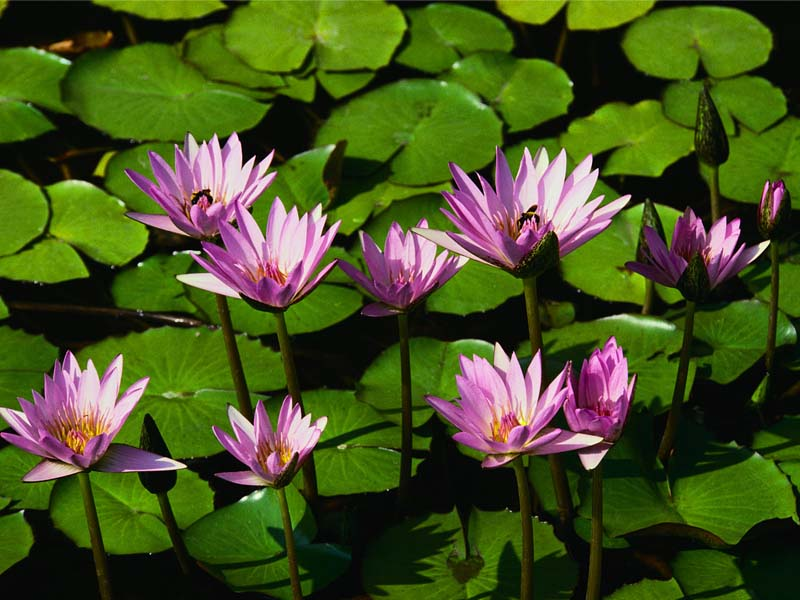
#> input picture images/images/Nenuphars.jpg, 800 x 600 px, found by its file name
$ python 5.4matrice.py
#> lines starting #> are read from the running program, lines starting #| are printed output that depends on the picture
import cv2
import numpy as np
import matplotlib.pyplot as plt

# charger image en niveaux de gris
image = cv2.imread("D:/TPtraitementSignalJolyCoueron/images/images/Nenuphars.jpg", cv2.IMREAD_GRAYSCALE)
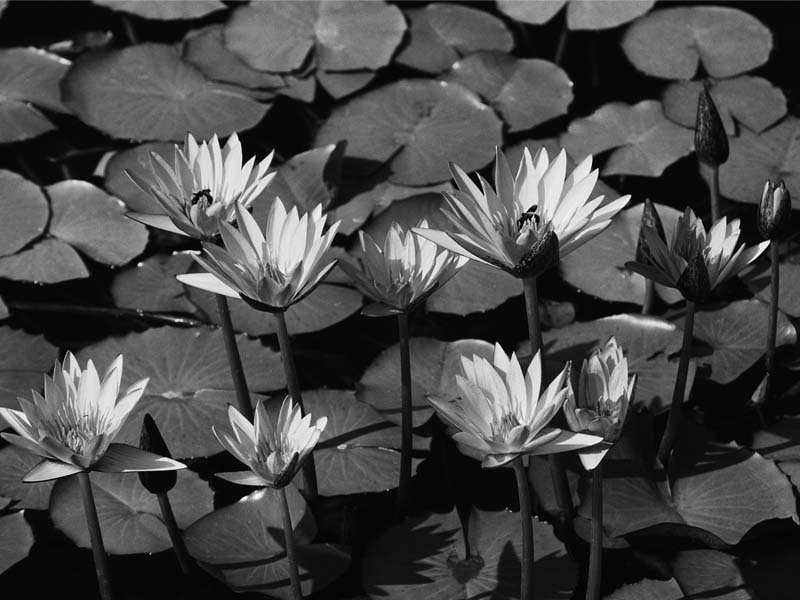
#> image: shape (600, 800); min 0, max 255, mean 72.5

# Définition filtres
gradient_x = np.array([[1, 0, -1],
                       [1, 0, -1],
                       [1, 0, -1]], dtype=np.float32)

laplacien_cross = np.array([[0, 1, 0],
                             [1, -4, 1],
                             [0, 1, 0]], dtype=np.float32)

# filtres
gradient_x_filtered = cv2.filter2D(image, -1, gradient_x)
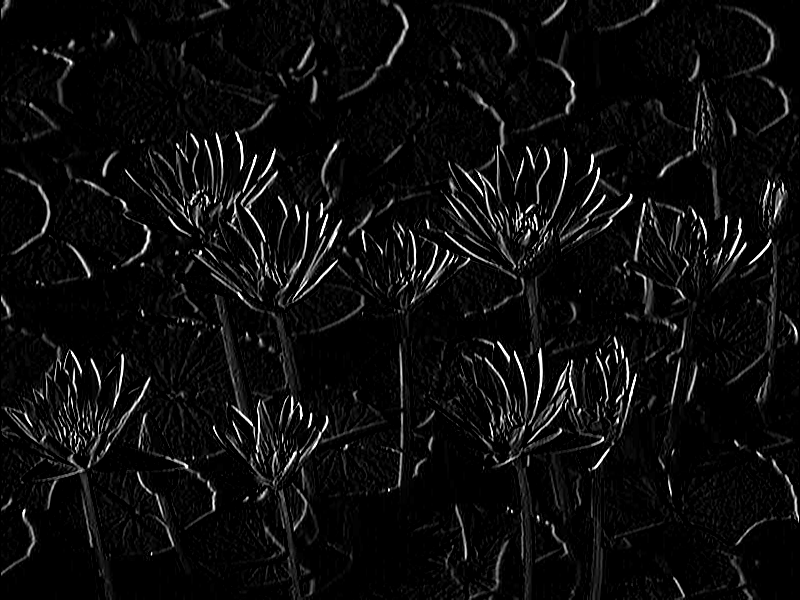
#> gradient_x_filtered: shape (600, 800); min 0, max 255, mean 13
laplacien_filtered = cv2.filter2D(image, -1, laplacien_cross)
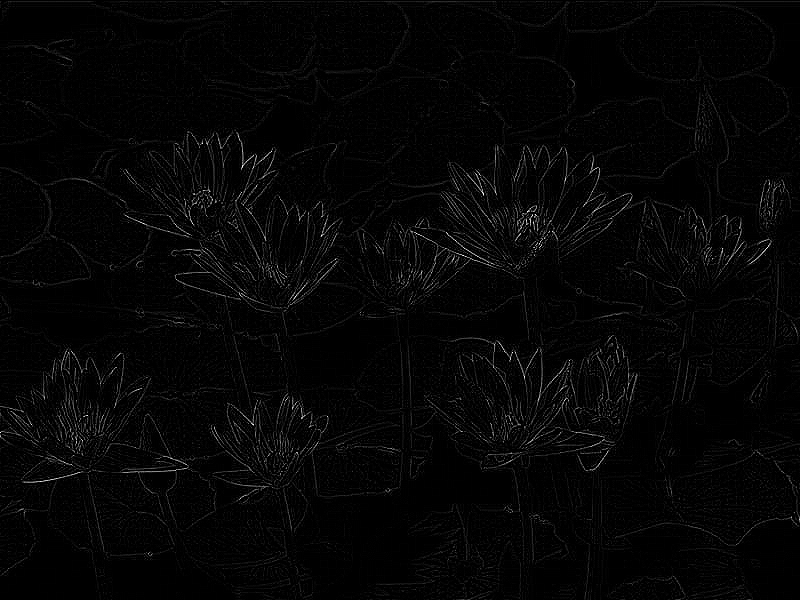
#> laplacien_filtered: shape (600, 800); min 0, max 255, mean 5.5

# résultats
plt.figure(figsize=(10,5))
plt.subplot(1, 3, 1)
plt.imshow(image, cmap='gray')
plt.title('Image originale')
plt.axis('off')

plt.subplot(1, 3, 2)
plt.imshow(gradient_x_filtered, cmap='gray')
plt.title('Gradient selon x')
plt.axis('off')

plt.subplot(1, 3, 3)
plt.imshow(laplacien_filtered, cmap='gray')
plt.title('Laplacien en croix')
plt.axis('off')

plt.show()
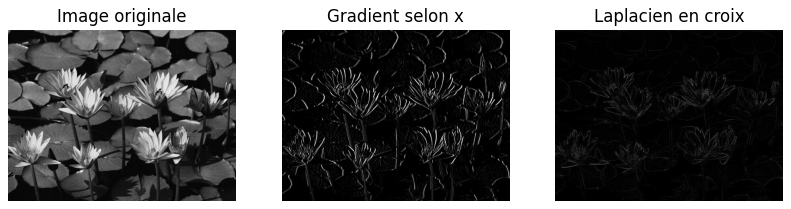
#> figure drawn by matplotlib, 3 panels

$ run again, with images/images/Collines.jpg copied over images/images/Nenuphars.jpg
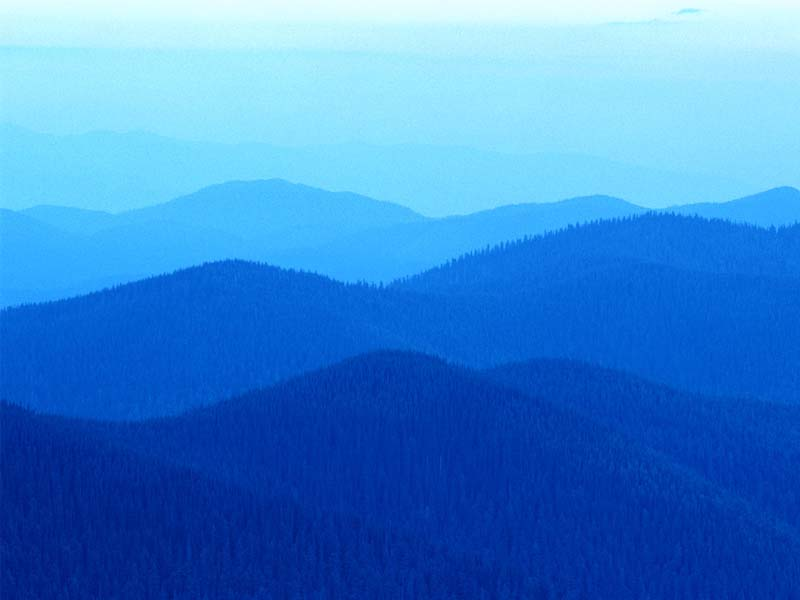
#> input picture images/images/Collines.jpg, 800 x 600 px, found by its file name
#> `gradient_x_filtered = cv2.filter2D(image, -1, gradient_x)`:
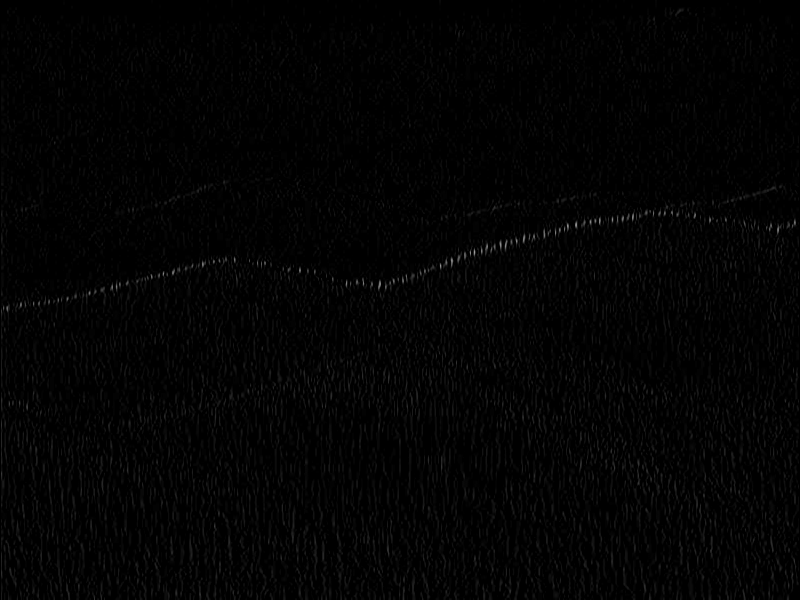
#> gradient_x_filtered: shape (600, 800); min 0, max 160, mean 3.1
#> `plt.show()`:
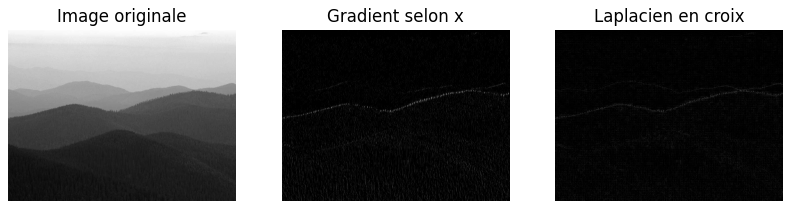
#> figure drawn by matplotlib, 3 panels

$ run again, with images/images/Coucher de soleil.jpg copied over images/images/Nenuphars.jpg
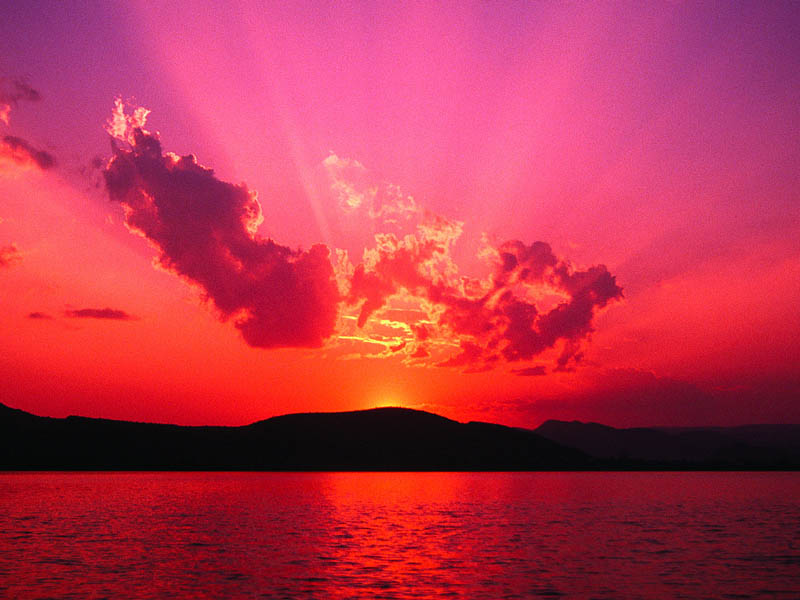
#> input picture images/images/Coucher de soleil.jpg, 800 x 600 px, found by its file name
#> `gradient_x_filtered = cv2.filter2D(image, -1, gradient_x)`:
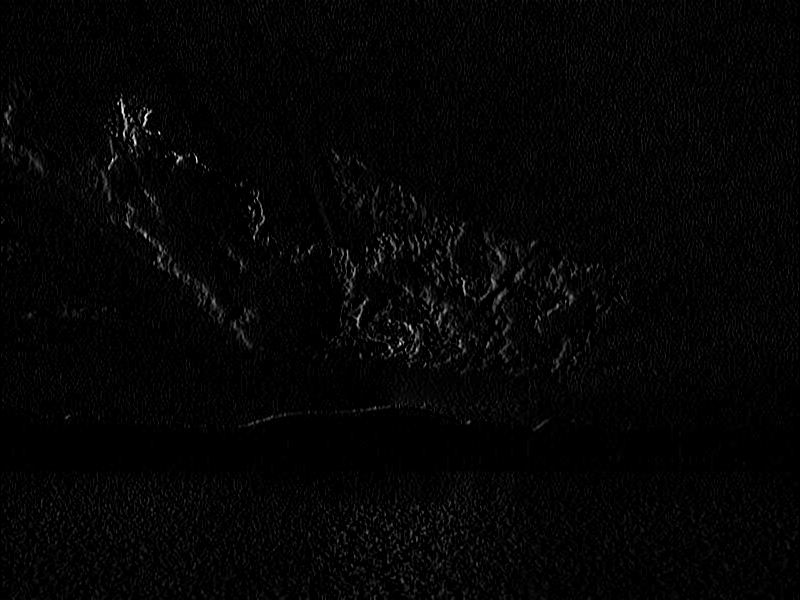
#> gradient_x_filtered: shape (600, 800); min 0, max 255, mean 4.7
#> `plt.show()`:
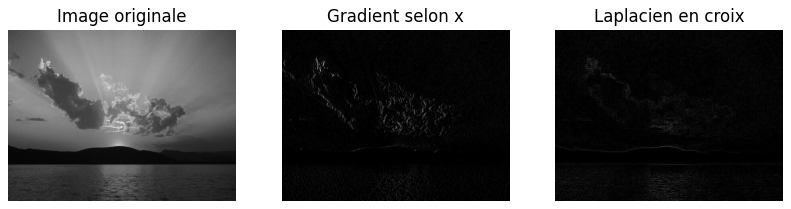
#> figure drawn by matplotlib, 3 panels

$ run again, with images/images/Hiver.jpg copied over images/images/Nenuphars.jpg
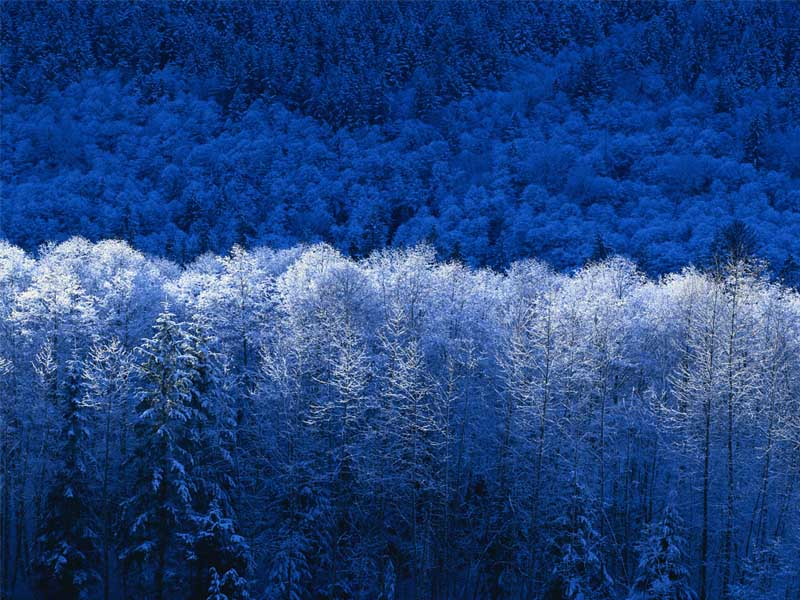
#> input picture images/images/Hiver.jpg, 800 x 600 px, found by its file name
#> `laplacien_filtered = cv2.filter2D(image, -1, laplacien_cross)`:
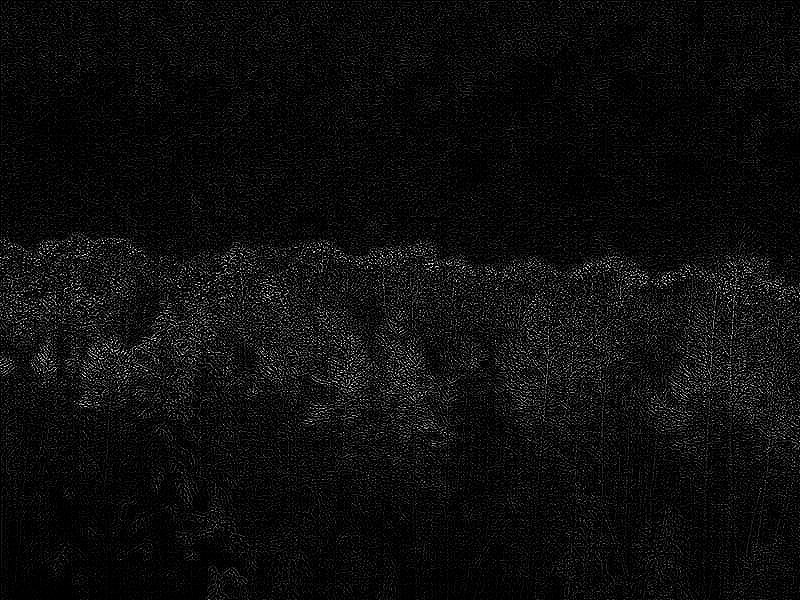
#> laplacien_filtered: shape (600, 800); min 0, max 255, mean 13.4
#> `plt.show()`:
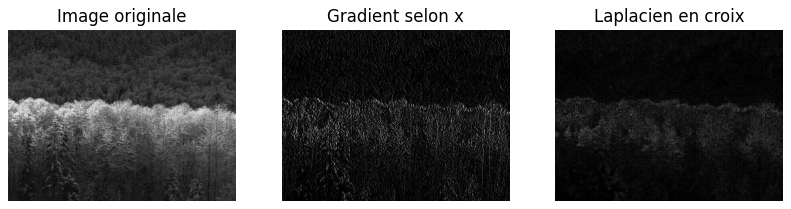
#> figure drawn by matplotlib, 3 panels
